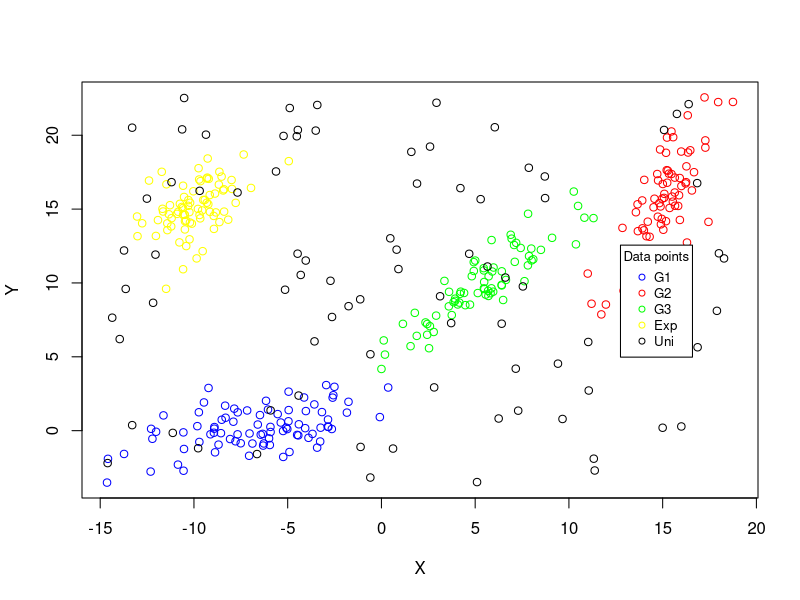
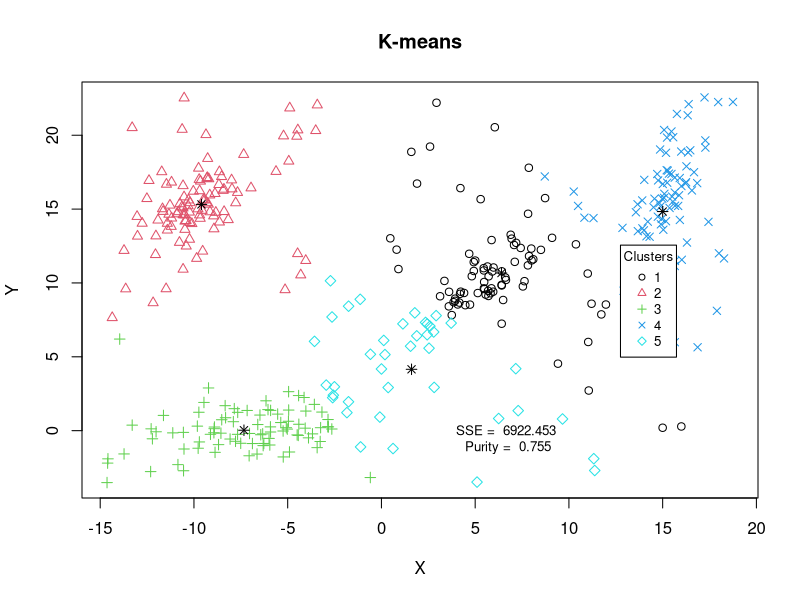
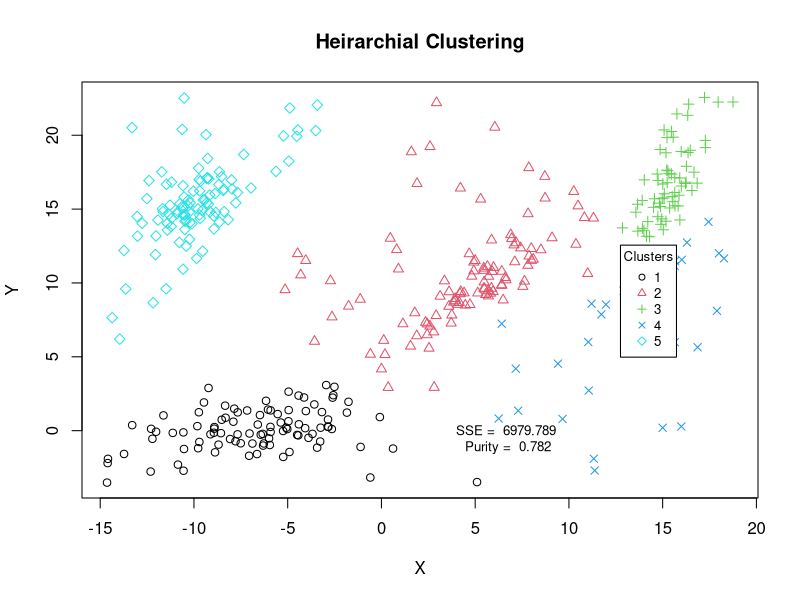
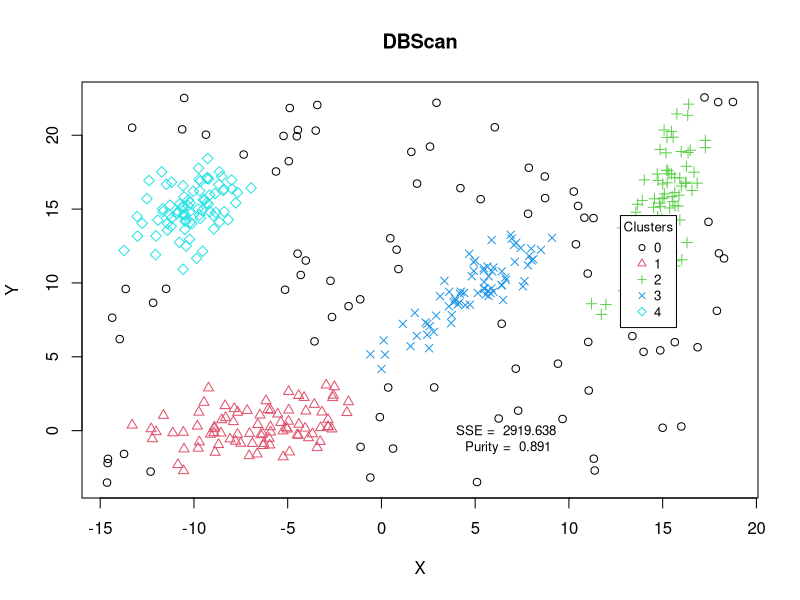

The R source for these figures, in order:
#uses data in dataset.txt
dataset <- read.table("dataset.txt",header=TRUE,row.names=1)

#find min y from all plots, max y from all plots
xmin <- min(dataset[,1])
xmax <- max(dataset[,1])
ymin <- min(dataset[,2])
ymax <- max(dataset[,2])

xlim = c(xmin,xmax)
ylim = c(ymin,ymax)

#plotting all points in one graph with different colors
color <- c("blue","red","green","yellow","black")

plot(dataset[,1], dataset[,2], xlab="X", ylab="Y", col = ifelse(dataset[,3] == 1, color[1], ifelse(dataset[,3] == 2, color[2], ifelse(dataset[,3] == 3, color[3],ifelse(dataset[,3] == 4, color[4],color[5])))))

legend(xlim[2]-6, ylim[2]-10, legend=c("G1","G2","G3","Exp","Uni") , cex=0.8, pch = 1, col=color, title="Data points")

#CLUSTERING
require(graphics)

#dataset without class labels
cdataset = dataset[,-3]

#FUNCTIONS
#Square
square <- function(x)
{
  squared <- (x)*(x)
  return(squared)
}


#Purity
cal_purity <- function(new_labs, old_labs) 
{
  purity <- sum(apply(table(old_labs, new_labs), 2, max)) / length(new_labs)
  return (purity)
}

#SSE
cal_SSE <- function(dataset, new_labs, k)
{
  sum_x <- vector(mode = "numeric", length = k)
  sum_y <- vector(mode = "numeric", length = k)
  nc <- vector(mode = "numeric", length = k)
  n = nrow(dataset)
  
  for (i in 1:n)
  {
    if(new_labs[i] == 0) { next }
    
    sum_x[new_labs[i]] <- sum_x[new_labs[i]] + dataset[i,1]
    sum_y[new_labs[i]] <- sum_y[new_labs[i]] + dataset[i,2]
    nc[new_labs[i]] <- nc[new_labs[i]] + 1
  }
  mean_x <- sum_x/nc
  mean_y <- sum_y/nc
  
  err_x <- 0
  err_y <- 0
  for (i in 1:n)
  {
    if(new_labs[i] == 0) { next }
    
    err_x <- err_x + square(mean_x[new_labs[i]] - dataset[i,1])
    err_y <- err_y + square(mean_y[new_labs[i]] - dataset[i,2])
  }
  
  sse <- err_x + err_y
  return (sse)
}

#K-MEANS
#kmeans(x, centers, iter.max = 10)
cluster_size <- 5
clk <- kmeans(cdataset, cluster_size, 10)
plot(cdataset, col = clk$cluster, pch = clk$cluster, xlab="X", ylab="Y")
points(clk$centers, col = "black" , pch = 8, cex = 1)
title("K-means")
legend(xlim[2]-6, ylim[2]-10, legend = sort(unique(clk$cluster)) , cex=0.8, col = sort(unique(clk$cluster)), pch = sort(unique(clk$cluster)), title="Clusters")
purity <- round(cal_purity(clk$cluster,dataset[,3]),3)
sse <- round(cal_SSE(cdataset,clk$cluster, cluster_size),3)
val <- paste(paste("SSE = ",sse),paste("\nPurity = ",purity))
text(xlim[2]-12, ylim[1]+3, val , cex=0.8)


#HIERARCHICHAL CLUSTERING
cluster_size <- 5
hc <- hclust(dist(cdataset), "ward.D")
clh <- cutree(as.hclust(hc), k = cluster_size)
plot(cdataset, col = clh, pch = clh, xlab="X", ylab="Y")
title("Heirarchial Clustering")
legend(xlim[2]-6, ylim[2]-10, legend = sort(unique(clh)) , cex=0.8, col = sort(unique(clh)), pch = sort(unique(clh)), title="Clusters")
purity <-round(cal_purity(clh,dataset[,3]),3)
sse <- round(cal_SSE(cdataset,clh, cluster_size),3)
val <- paste(paste("SSE = ",sse),paste("\nPurity = ",purity))
text(xlim[2]-12, ylim[1]+3, val , cex=0.8)

#DBSCAN
#downloaded using install.packages("dbscan")
library(dbscan)
db <- dbscan(cdataset, eps = 1.5, minPts = 5)
cld <- db$cluster
plot(cdataset, col = cld+1, pch = cld+1, xlab="X", ylab="Y")
title("DBScan")
cluster_size <- length(unique(cld)) - 1
legend(xlim[2]-6, ylim[2]-8, legend = sort(unique(cld)) , cex=0.8, col = sort(unique(cld + 1)), pch = sort(unique(cld + 1)), title="Clusters")
purity <- round(cal_purity(cld,dataset[,3]),3)
sse <- round(cal_SSE(cdataset,cld, cluster_size),3)
val <- paste(paste("SSE = ",sse),paste("\nPurity = ",purity))
text(xlim[2]-12, ylim[1]+3, val , cex=0.8)
